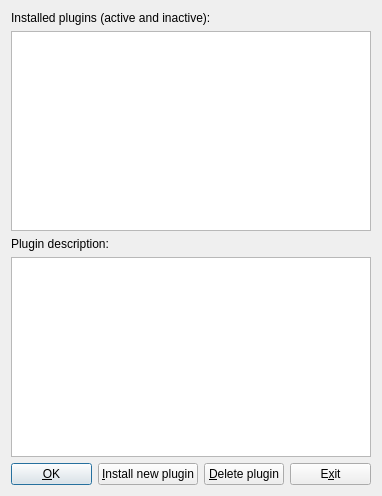
<?xml version="1.0" encoding="UTF-8"?>
<ui version="4.0">
 <class>ManagePluginsDlg</class>
 <widget class="QDialog" name="ManagePluginsDlg">
  <property name="geometry">
   <rect>
    <x>0</x>
    <y>0</y>
    <width>382</width>
    <height>495</height>
   </rect>
  </property>
  <property name="windowTitle">
   <string>Manage plugins</string>
  </property>
  <layout class="QVBoxLayout" name="verticalLayout_2">
   <item>
    <layout class="QVBoxLayout" name="verticalLayout">
     <item>
      <widget class="QLabel" name="label">
       <property name="text">
        <string>Installed plugins (active and inactive):</string>
       </property>
      </widget>
     </item>
     <item>
      <widget class="QListWidget" name="plugin_list">
       <property name="minimumSize">
        <size>
         <width>350</width>
         <height>200</height>
        </size>
       </property>
      </widget>
     </item>
     <item>
      <widget class="QLabel" name="label_2">
       <property name="text">
        <string>Plugin description:</string>
       </property>
      </widget>
     </item>
     <item>
      <widget class="QTextBrowser" name="plugin_description">
       <property name="minimumSize">
        <size>
         <width>350</width>
         <height>200</height>
        </size>
       </property>
      </widget>
     </item>
     <item>
      <layout class="QHBoxLayout">
       <item>
        <widget class="QPushButton" name="ok_button">
         <property name="text">
          <string>&amp;OK</string>
         </property>
         <property name="autoDefault">
          <bool>true</bool>
         </property>
         <property name="default">
          <bool>true</bool>
         </property>
        </widget>
       </item>
       <item>
        <widget class="QPushButton" name="install_button">
         <property name="text">
          <string>&amp;Install new plugin</string>
         </property>
        </widget>
       </item>
       <item>
        <widget class="QPushButton" name="delete_button">
         <property name="text">
          <string>&amp;Delete plugin</string>
         </property>
        </widget>
       </item>
       <item>
        <widget class="QPushButton" name="exit_button">
         <property name="text">
          <string>E&amp;xit</string>
         </property>
        </widget>
       </item>
      </layout>
     </item>
    </layout>
   </item>
  </layout>
 </widget>
 <resources>
  <include location="mnemosyne.qrc"/>
 </resources>
 <connections>
  <connection>
   <sender>exit_button</sender>
   <signal>clicked()</signal>
   <receiver>ManagePluginsDlg</receiver>
   <slot>reject()</slot>
   <hints>
    <hint type="sourcelabel">
     <x>281</x>
     <y>151</y>
    </hint>
    <hint type="destinationlabel">
     <x>164</x>
     <y>87</y>
    </hint>
   </hints>
  </connection>
  <connection>
   <sender>ok_button</sender>
   <signal>clicked()</signal>
   <receiver>ManagePluginsDlg</receiver>
   <slot>accept()</slot>
   <hints>
    <hint type="sourcelabel">
     <x>45</x>
     <y>155</y>
    </hint>
    <hint type="destinationlabel">
     <x>148</x>
     <y>87</y>
    </hint>
   </hints>
  </connection>
  <connection>
   <sender>install_button</sender>
   <signal>clicked()</signal>
   <receiver>ManagePluginsDlg</receiver>
   <slot>install_plugin()</slot>
   <hints>
    <hint type="sourcelabel">
     <x>114</x>
     <y>468</y>
    </hint>
    <hint type="destinationlabel">
     <x>179</x>
     <y>243</y>
    </hint>
   </hints>
  </connection>
  <connection>
   <sender>delete_button</sender>
   <signal>clicked()</signal>
   <receiver>ManagePluginsDlg</receiver>
   <slot>delete_plugin()</slot>
   <hints>
    <hint type="sourcelabel">
     <x>225</x>
     <y>468</y>
    </hint>
    <hint type="destinationlabel">
     <x>179</x>
     <y>243</y>
    </hint>
   </hints>
  </connection>
  <connection>
   <sender>plugin_list</sender>
   <signal>currentItemChanged(QListWidgetItem*,QListWidgetItem*)</signal>
   <receiver>ManagePluginsDlg</receiver>
   <slot>plugin_selected()()</slot>
   <hints>
    <hint type="sourcelabel">
     <x>190</x>
     <y>125</y>
    </hint>
    <hint type="destinationlabel">
     <x>190</x>
     <y>243</y>
    </hint>
   </hints>
  </connection>
  <connection>
   <sender>plugin_list</sender>
   <signal>itemClicked(QListWidgetItem*)</signal>
   <receiver>ManagePluginsDlg</receiver>
   <slot>plugin_selected()</slot>
   <hints>
    <hint type="sourcelabel">
     <x>190</x>
     <y>125</y>
    </hint>
    <hint type="destinationlabel">
     <x>190</x>
     <y>243</y>
    </hint>
   </hints>
  </connection>
 </connections>
</ui>
